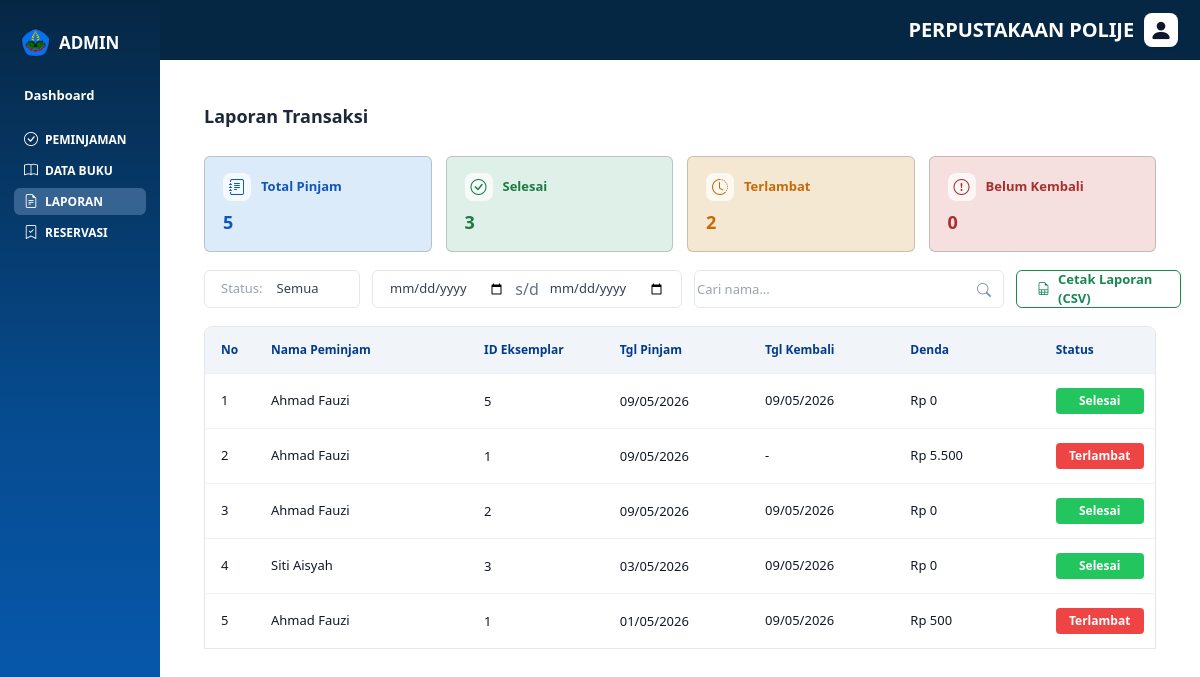
The page /admin/index.php?menu=laporan on the database its author committed.
### tables this page shows
CREATE TABLE detail_peminjaman (
    id_detail INT AUTO_INCREMENT PRIMARY KEY,
    id_peminjaman INT NOT NULL,
    id_eksemplar INT NOT NULL,
    tanggal_kembali DATE DEFAULT NULL,
    status_pengembalian ENUM('dipinjam', 'kembali', 'hilang') NOT NULL DEFAULT 'dipinjam',
    extended_at TIMESTAMP NULL DEFAULT NULL,
    created_at TIMESTAMP NULL DEFAULT CURRENT_TIMESTAMP,
    updated_at TIMESTAMP NULL DEFAULT CURRENT_TIMESTAMP ON UPDATE CURRENT_TIMESTAMP,
    FOREIGN KEY (id_peminjaman) REFERENCES peminjaman(id_peminjaman)
        ON UPDATE CASCADE
        ON DELETE CASCADE,
    FOREIGN KEY (id_eksemplar) REFERENCES eksemplar(id_eksemplar)
        ON UPDATE CASCADE
        ON DELETE RESTRICT
);

CREATE TABLE anggota (
    id_anggota INT AUTO_INCREMENT PRIMARY KEY,
    nim VARCHAR(20) NOT NULL UNIQUE,
    nama VARCHAR(100) NOT NULL,
    jurusan VARCHAR(100) NOT NULL DEFAULT '-',
    total_denda INT NOT NULL DEFAULT 0,
    nama_anggota VARCHAR(100) DEFAULT NULL,
    email VARCHAR(100) NOT NULL UNIQUE,
    password VARCHAR(255) NOT NULL,
    no_telepon VARCHAR(20) DEFAULT NULL,
    alamat TEXT DEFAULT NULL,
    status ENUM('aktif', 'nonaktif') NOT NULL DEFAULT 'aktif',
    created_at TIMESTAMP NULL DEFAULT CURRENT_TIMESTAMP,
    updated_at TIMESTAMP NULL DEFAULT CURRENT_TIMESTAMP ON UPDATE CURRENT_TIMESTAMP
);

CREATE TABLE eksemplar (
    id_eksemplar INT AUTO_INCREMENT PRIMARY KEY,
    id_buku INT NOT NULL,
    status ENUM('tersedia', 'direservasi', 'dipinjam', 'rusak', 'hilang', 'nonaktif') NOT NULL DEFAULT 'tersedia',
    created_at TIMESTAMP NULL DEFAULT CURRENT_TIMESTAMP,
    updated_at TIMESTAMP NULL DEFAULT CURRENT_TIMESTAMP ON UPDATE CURRENT_TIMESTAMP,
    FOREIGN KEY (id_buku) REFERENCES buku(id_buku)
        ON UPDATE CASCADE
        ON DELETE CASCADE
);

CREATE TABLE peminjaman (
    id_peminjaman INT AUTO_INCREMENT PRIMARY KEY,
    id_anggota INT NOT NULL,
    id_admin INT NOT NULL,
    tanggal_peminjaman DATE NOT NULL,
    batas_waktu DATE NOT NULL,
    laporan_hidden_at TIMESTAMP NULL DEFAULT NULL,
    created_at TIMESTAMP NULL DEFAULT CURRENT_TIMESTAMP,
    updated_at TIMESTAMP NULL DEFAULT CURRENT_TIMESTAMP ON UPDATE CURRENT_TIMESTAMP,
    FOREIGN KEY (id_anggota) REFERENCES anggota(id_anggota)
        ON UPDATE CASCADE
        ON DELETE RESTRICT,
    FOREIGN KEY (id_admin) REFERENCES admin(id_admin)
        ON UPDATE CASCADE
        ON DELETE RESTRICT
);

### config/database.php (called while the page is built, shortened)
<?php
class Database {
    private $host = 'localhost';
    private $user = 'root';
    private $password = '';
    private $db = 'db_perpustakaan';
    public $conn;
    public function __construct() {
        $hostingConfig = __DIR__ . '/hosting.php';
        $this->conn = null;
        try {
            $this->conn = new mysqli(
                $this->host,
                $this->user,
                $this->password,
                $this->db
            );
            $this->conn->set_charset('utf8mb4');
        } catch (Exception $e) {
            die($e->getMessage());
        }
    }
    public function getConnection() {
        return $this->conn;
    }
}
?>

### controllers/PeminjamanController.php (called while the page is built, shortened)
<?php
require_once __DIR__ . '/../models/Peminjaman.php';
class PeminjamanController
{
    private $model;
    public function __construct()
    {
        $this->model = new Peminjaman();
    }
    public function report()
    {
        $status = isset($_GET['status']) ? $_GET['status'] : 'Semua';
        $from = isset($_GET['from']) ? $_GET['from'] : '';
        $to = isset($_GET['to']) ? $_GET['to'] : '';
        $q = isset($_GET['q']) ? $_GET['q'] : '';
        $data = $this->model->reportRows($status, $from, $to, $q);
        $allData = $this->model->reportRows('Semua', $from, $to, $q);
        $summary = [
            'total' => count($allData),
            'selesai' => 0,
            'terlambat' => 0,
            'dipinjam' => 0
        ];
        foreach ($allData as $row) {
            if ($row['status'] === 'Selesai') $summary['selesai']++;
            elseif ($row['status'] === 'Terlambat') $summary['terlambat']++;
            elseif ($row['status'] === 'Dipinjam') $summary['dipinjam']++;
        }
        return [
            'dataTampil' => $data,
            'summary' => $summary
        ];
    }
}

### models/Peminjaman.php (called while the page is built, shortened)
<?php
require_once __DIR__ . '/../config/database.php';
class Peminjaman
{
    private $conn;
    public function __construct()
    {
        $this->conn = (new Database())->getConnection();
    }
    public function getMeta($item)
    {
        $jatuh_tempo = strtotime($item['batas_waktu'] ?? $item['tanggal_kembali'] ?? '');
        $tgl_kembali = !empty($item['tanggal_kembali']) ? strtotime($item['tanggal_kembali']) : time();
        $terlambat = 0;
        if ($jatuh_tempo && $tgl_kembali > $jatuh_tempo) {
            $diff = $tgl_kembali - $jatuh_tempo;
            $terlambat = floor($diff / (60 * 60 * 24));
        }
        $status = 'Dipinjam';
        if (!empty($item['tanggal_kembali'])) {
            $status = ($terlambat > 0) ? 'Terlambat' : 'Selesai';
        } elseif ($terlambat > 0) {
            $status = 'Terlambat';
        }
        return [
            'status' => $status,
            'terlambat' => $terlambat > 0 ? $terlambat . ' hari' : '-',
            'denda' => 'Rp ' . number_format($terlambat * 500, 0, ',', '.')
        ];
    }
    public function reportRows($statusFilter, $startDate, $endDate, $keyword)
    {
        $sql = "SELECT dp.*, p.tanggal_peminjaman, p.batas_waktu, a.nama as peminjam, e.id_eksemplar, b.judul
                FROM detail_peminjaman dp
                JOIN peminjaman p ON p.id_peminjaman = dp.id_peminjaman
                JOIN anggota a ON a.id_anggota = p.id_anggota
                JOIN eksemplar e ON e.id_eksemplar = dp.id_eksemplar
                JOIN buku b ON b.id_buku = e.id_buku
                WHERE p.laporan_hidden_at IS NULL";
        $sql .= " ORDER BY dp.id_detail DESC";
        $result = $this->conn->query($sql);
        $rows = [];
        while ($row = $result->fetch_assoc()) {
            $meta = $this->getMeta($row);
            $row['status'] = $meta['status'];
            $row['denda'] = $meta['denda'];
            $rows[] = $row;
        }
        return $rows;
    }
}

### admin/pages/laporantransaksi.php (the view, shortened to what this page needs)
<?php
require_once __DIR__ . '/../../controllers/PeminjamanController.php';
$peminjamanController = new PeminjamanController();
$result = $peminjamanController->report();
$dataTampil = $result['dataTampil'] ?? [];
$summary = $result['summary'] ?? ['total'=>0, 'selesai'=>0, 'terlambat'=>0, 'dipinjam'=>0];
$filterStatus = $_GET['status'] ?? 'Semua';
$tglMulai = $_GET['from'] ?? '';
$tglSelesai = $_GET['to'] ?? '';
$cari = $_GET['q'] ?? '';
?>
<div class="page-wrapper">
    <div class="page-header">
        <h1>Laporan Transaksi</h1>
    </div>
    <section class="dashboard-cards">
        <article class="card card-blue">
            <div class="card-top">
                <span class="card-icon"><i class="bi bi-journal-text"></i></span>
                <span class="card-label">Total Pinjam</span>
            </div>
            <div class="card-value"><?= $summary['total']; ?></div>
        </article>
        <article class="card card-green">
            <div class="card-top">
                <span class="card-icon"><i class="bi bi-check-circle"></i></span>
                <span class="card-label">Selesai</span>
            </div>
            <div class="card-value"><?= $summary['selesai']; ?></div>
        </article>
        <article class="card card-yellow">
            <div class="card-top">
                <span class="card-icon"><i class="bi bi-clock-history"></i></span>
                <span class="card-label">Terlambat</span>
            </div>
            <div class="card-value"><?= $summary['terlambat']; ?></div>
        </article>
        <article class="card card-red">
            <div class="card-top">
                <span class="card-icon"><i class="bi bi-exclamation-circle"></i></span>
                <span class="card-label">Belum Kembali</span>
            </div>
            <div class="card-value"><?= $summary['dipinjam']; ?></div>
        </article>
    </section>
    <div class="toolbar">
        <form method="get" class="filter-form">
            <div class="field-group status-filter">
                <span class="field-label">Status:</span>
                <select name="status" onchange="this.form.submit()">
                    <option value="Semua" <?= $filterStatus == 'Semua' ? 'selected' : '' ?>>Semua</option>
                </select>
            </div>
            <div class="field-group date-range">
                <input type="date" name="from" value="<?= $tglMulai; ?>" onchange="this.form.submit()">
                <span class="separator"> s/d </span>
                <input type="date" name="to" value="<?= $tglSelesai; ?>" onchange="this.form.submit()">
            </div>
            <div class="search-box">
                <input type="text" name="q" placeholder="Cari nama..." value="<?= htmlspecialchars($cari); ?>">
                <button type="submit" class="search-submit"><i class="bi bi-search"></i></button>
            </div>
            <a href="actions/peminjaman/export_csv.php?status=<?= $filterStatus ?>&from=<?= $tglMulai ?>&to=<?= $tglSelesai ?>&q=<?= urlencode($cari) ?>" class="btn-export btn-csv">
                <i class="bi bi-file-earmark-spreadsheet"></i> Cetak Laporan (CSV)
            </a>
        </form>
    </div>
    <div class="table-card">
        <div class="table-responsive">
            <table>
                <thead>
                    <tr>
                        <th style="width: 50px;">No</th>
                        <th>Nama Peminjam</th>
                        <th>ID Eksemplar</th>
                        <th>Tgl Pinjam</th>
                        <th>Tgl Kembali</th>
                        <th>Denda</th>
                        <th>Status</th>
                    </tr>
                </thead>
                <tbody>
                    <?php if (empty($dataTampil)): ?>
                        <tr>
                            <td colspan="7" class="empty-state">Data tidak ditemukan.</td>
                        </tr>
                    <?php else: ?>
                        <?php
                        $no = 1;
                        foreach ($dataTampil as $row):
                            $kelasStatus = 'status-default';
                            if ($row['status'] == 'Selesai') $kelasStatus = 'status-green';
                            if ($row['status'] == 'Terlambat') $kelasStatus = 'status-red';
                        ?>
                            <tr>
                                <td><?= $no++; ?></td>
                                <td><?= htmlspecialchars($row['peminjam'] ?? ''); ?></td>
                                <td><?= htmlspecialchars($row['id_eksemplar'] ?? ''); ?></td>
                                <td><?= date('d/m/Y', strtotime($row['tanggal_peminjaman'])); ?></td>
                                <td><?= !empty($row['tanggal_kembali']) ? date('d/m/Y', strtotime($row['tanggal_kembali'])) : '-'; ?></td>
                                <td><?= $row['denda'] ?: 'Rp 0'; ?></td>
                                <td><span class="status-badge <?= $kelasStatus; ?>"><?= $row['status']; ?></span></td>
                            </tr>
                        <?php endforeach; ?>
                    <?php endif; ?>
                </tbody>
            </table>
        </div>
    </div>
</div>

### rows shown on the page
detail_peminjaman: anggota.nama "Ahmad Fauzi", id_eksemplar.id_eksemplar "5", id_peminjaman.tanggal_peminjaman "09/05/2026", tanggal_kembali "09/05/2026", denda "Rp 0", status "Selesai"
detail_peminjaman: anggota.nama "Ahmad Fauzi", id_eksemplar.id_eksemplar "1", id_peminjaman.tanggal_peminjaman "09/05/2026", denda "Rp 5.500", status "Terlambat"
detail_peminjaman: anggota.nama "Ahmad Fauzi", id_eksemplar.id_eksemplar "2", id_peminjaman.tanggal_peminjaman "09/05/2026", tanggal_kembali "09/05/2026", denda "Rp 0", status "Selesai"
detail_peminjaman: anggota.nama "Siti Aisyah", id_eksemplar.id_eksemplar "3", id_peminjaman.tanggal_peminjaman "03/05/2026", tanggal_kembali "09/05/2026", denda "Rp 0", status "Selesai"
detail_peminjaman: anggota.nama "Ahmad Fauzi", id_eksemplar.id_eksemplar "1", id_peminjaman.tanggal_peminjaman "01/05/2026", tanggal_kembali "09/05/2026", denda "Rp 500", status "Terlambat"

### other values the page prints
$summary['total'] "5"
$summary['selesai'] "3"
$summary['terlambat'] "2"
$summary['dipinjam'] "0"
